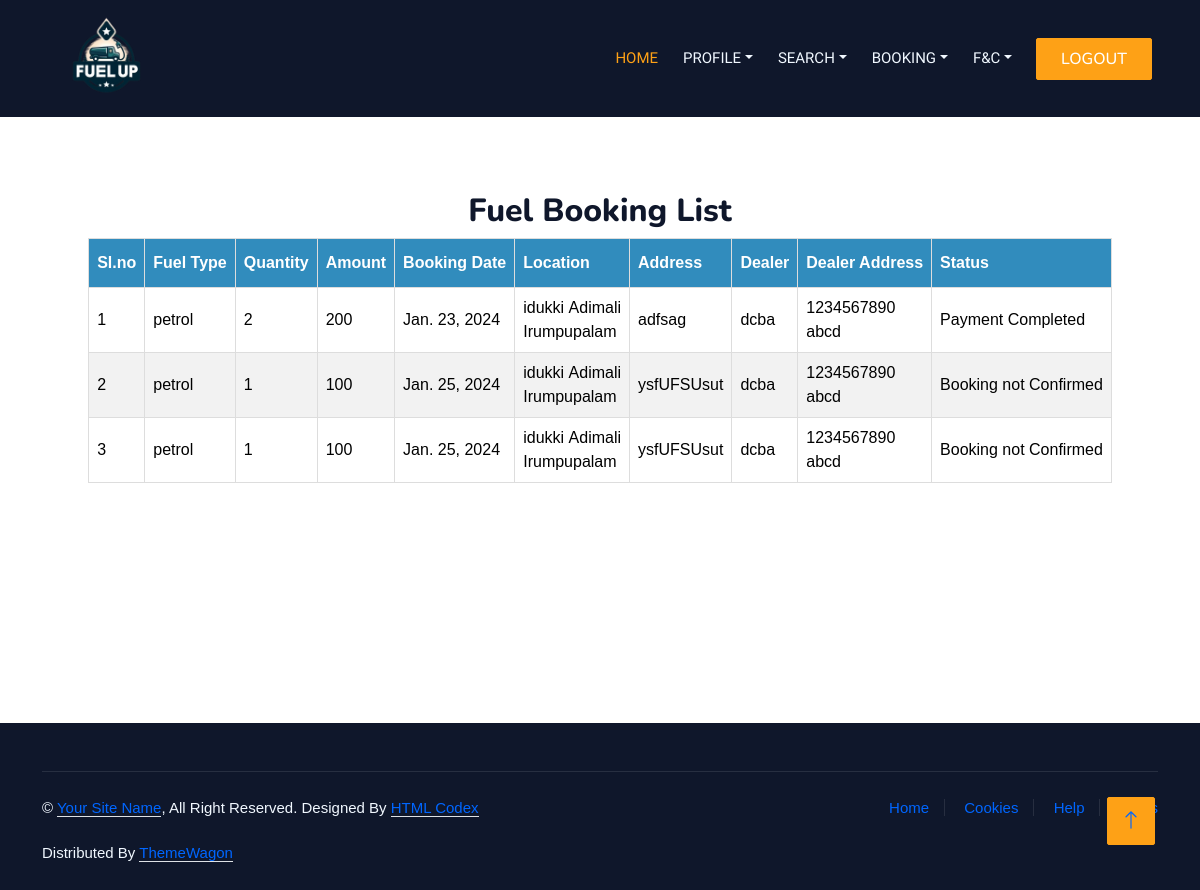
Screenshot of /User/MyFuelbooking/ (signed in) with the database file from the repository.
### User/models.py (models this page shows)
class tbl_fuelbooking(models.Model):
    fbooking_date=models.DateField(auto_now_add=True)
    fbooking_status=models.CharField(default=0,max_length=5)
    fbooking_amount=models.IntegerField(max_length=50,default=0)
    fueltype=models.ForeignKey(tbl_fueltype,on_delete=models.CASCADE)
    location=models.ForeignKey(tbl_location,on_delete=models.CASCADE)
    fbooking_address=models.CharField(max_length=100)
    user=models.ForeignKey(tbl_user,on_delete=models.CASCADE)
    dealer=models.ForeignKey(tbl_dealer,on_delete=models.CASCADE)
    payment_status=models.CharField(default=0,max_length=10)
    fbooking_qty=models.IntegerField(max_length=50,default=0)

### Admin/models.py (models this page shows)
class tbl_fueltype(models.Model):
    fueltype_name=models.CharField(max_length=20)

class tbl_location(models.Model):
    location_name=models.CharField(max_length=20)
    place=models.ForeignKey(tbl_place,on_delete=models.CASCADE)

class tbl_place(models.Model):
    place_name=models.CharField(max_length=20)
    district=models.ForeignKey(tbl_district,on_delete=models.CASCADE)

class tbl_district(models.Model):
    district_name=models.CharField(max_length=20)

### Guest/models.py (models this page shows)
class tbl_dealer(models.Model):
    dealer_name=models.CharField(max_length=20)
    dealer_email=models.CharField(max_length=30)
    dealer_contact=models.CharField(max_length=15)
    dealer_address=models.CharField(max_length=50)
    dealer_password=models.CharField(max_length=20)
    dealer_photo=models.FileField(upload_to='DealerDoc/')
    dealer_proof=models.FileField(upload_to='DealerDoc/')
    place=models.ForeignKey(tbl_place,on_delete=models.CASCADE)
    dealer_vstatus=models.CharField(max_length=5,default=0)

### User/views.py (the view)
# urls.py: path('MyFuelbooking/',views.MyFuelbooking,name="MyFuelbooking"),
def MyFuelbooking(request):
    user=tbl_user.objects.get(id=request.session["userid"])
    bookings=tbl_fuelbooking.objects.filter(user=user)
    return render(request,"User/ViewMyFuelBooking.html",{"fuelbookings":bookings})

### User/Templates/User/ViewMyFuelBooking.html (shortened to what this page needs)
{% extends 'User/header.html' %}
{% load static %}
{% block content %}
<br><br><br><br><br><br><br><br>
<!DOCTYPE html>
<html>
<head>
</head>
<body>
    <div id="tab">
<h2 align="center">Fuel Booking List</h2>
<table border="1" align="center">
    <thead>
        <tr>
            <th>Sl.no</th>
            <th>Fuel Type</th>
            <th>Quantity</th>
            <th>Amount</th>
            <th>Booking Date</th>
            <th>Location</th>
            <th>Address</th>
            <th>Dealer</th>
            <th>Dealer Address</th>
            <th>Status</th>
        </tr>
    </thead>
    <tbody>
        {% for booking in fuelbookings %}
        <tr>
            <td>{{forloop.counter}}</td>
            <td>{{ booking.fueltype.fueltype_name }}</td>
            <td>{{ booking.fbooking_qty }}</td>
            <td>{{ booking.fbooking_amount }}</td>
            <td>{{ booking.fbooking_date }}</td>
            <td>{{booking.location.place.district.district_name}}&nbsp;{{booking.location.place.place_name }}
                <br>{{booking.location.location_name}} </td>
            <td>{{ booking.fbooking_address }}</td>
            <td>{{ booking.dealer.dealer_name }}</td>
            <td>{{ booking.dealer.dealer_contact }}<br>
                {{ booking.dealer.dealer_address }}</td>
            <td>{% if booking.fbooking_status == '0' and booking.payment_status == '0' %}
                Booking not Confirmed</a>
                {% elif booking.fbooking_status == '1' and booking.payment_status == '0' %}
                Accepted and Not Paid |<a href="{% url 'webuser:Fuelpay' booking.id  %}">Pay Now</a>
                {% elif booking.fbooking_status == '1' and booking.payment_status == '1' %}
                Payment Completed
                {% else %}
                Rejected Booking
                {% endif %}</td>
        </tr>
        {% endfor %}
    </tbody>
</table>
</body>
</html>
<br><br><br><br><br><br><br><br>
{% endblock content %}

### Guest/static/login/css/style.css (style rules this page uses)
:root { --primary: #FEA116; --light: #F1F8FF; --dark: #0F172B; }

### Guest/static/form.css (style rules this page uses)
#tab { font-family: "Trebuchet MS", Arial, Helvetica, sans-serif; border-collapse: collapse; width: 100%; }
#tab td, #tab th { border: 1px solid #ddd; padding: 8px; color: #000; }
#tab tr:nth-child(even) { background-color: #f2f2f2; }
#tab th { padding-top: 12px; padding-bottom: 12px; text-align: left; background-color: #318CBD; color: white; }

### rows the page displays
tbl_fuelbooking: fueltype.fueltype_name "petrol", fbooking_qty "2", fbooking_amount "200", fbooking_date "Jan. 23, 2024", location.place.district.district_name "idukki", location.place.place_name "Adimali", location.location_name "Irumpupalam", fbooking_address "adfsag", dealer.dealer_name "dcba", dealer.dealer_contact "1234567890", dealer.dealer_address "abcd", fbooking_status "Payment Completed"
tbl_fuelbooking: fueltype.fueltype_name "petrol", fbooking_qty "1", fbooking_amount "100", fbooking_date "Jan. 25, 2024", location.place.district.district_name "idukki", location.place.place_name "Adimali", location.location_name "Irumpupalam", fbooking_address "ysfUFSUsut", dealer.dealer_name "dcba", dealer.dealer_contact "1234567890", dealer.dealer_address "abcd", fbooking_status "Booking not Confirmed"
tbl_fuelbooking: fueltype.fueltype_name "petrol", fbooking_qty "1", fbooking_amount "100", fbooking_date "Jan. 25, 2024", location.place.district.district_name "idukki", location.place.place_name "Adimali", location.location_name "Irumpupalam", fbooking_address "ysfUFSUsut", dealer.dealer_name "dcba", dealer.dealer_contact "1234567890", dealer.dealer_address "abcd", fbooking_status "Booking not Confirmed"
